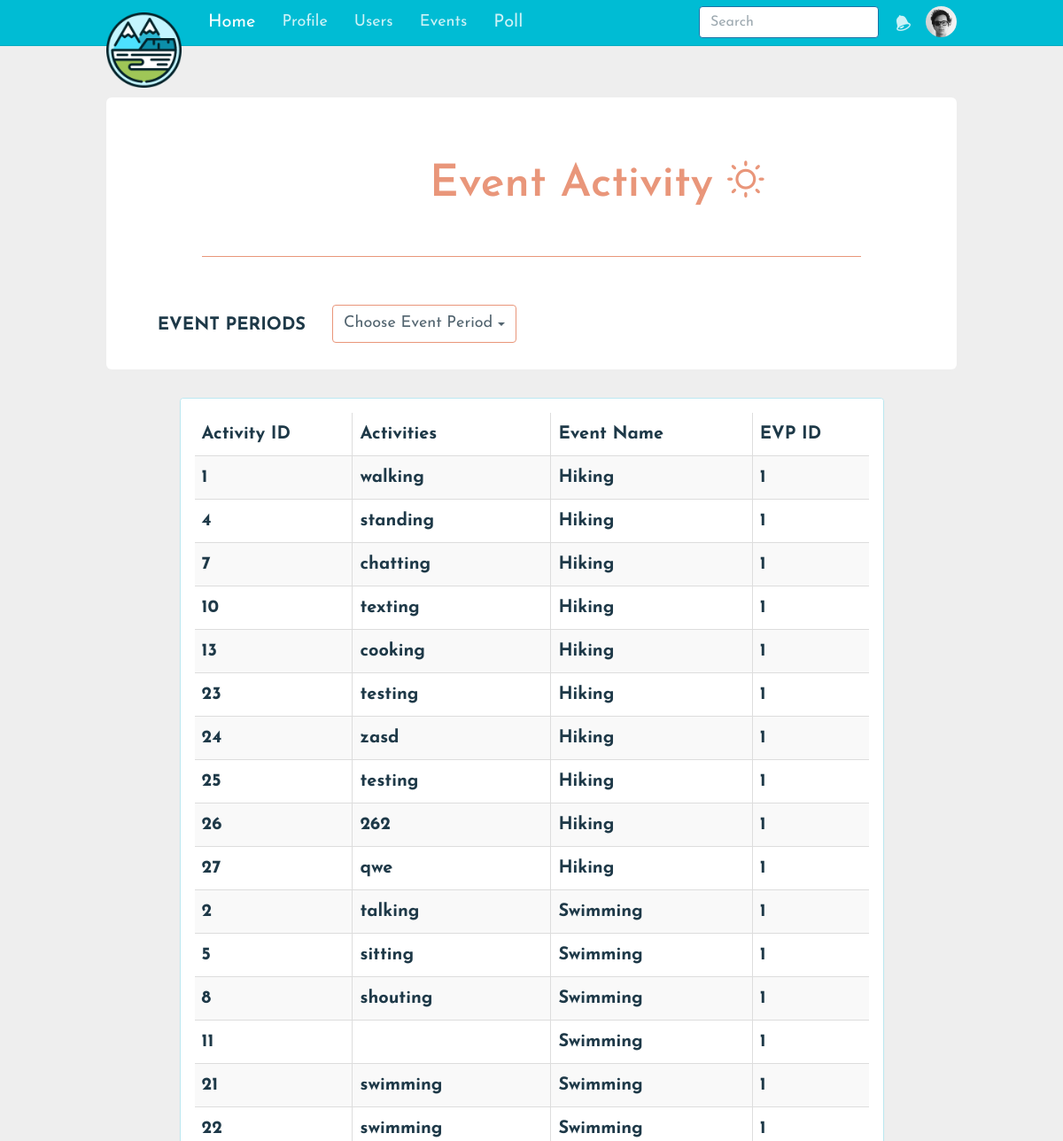
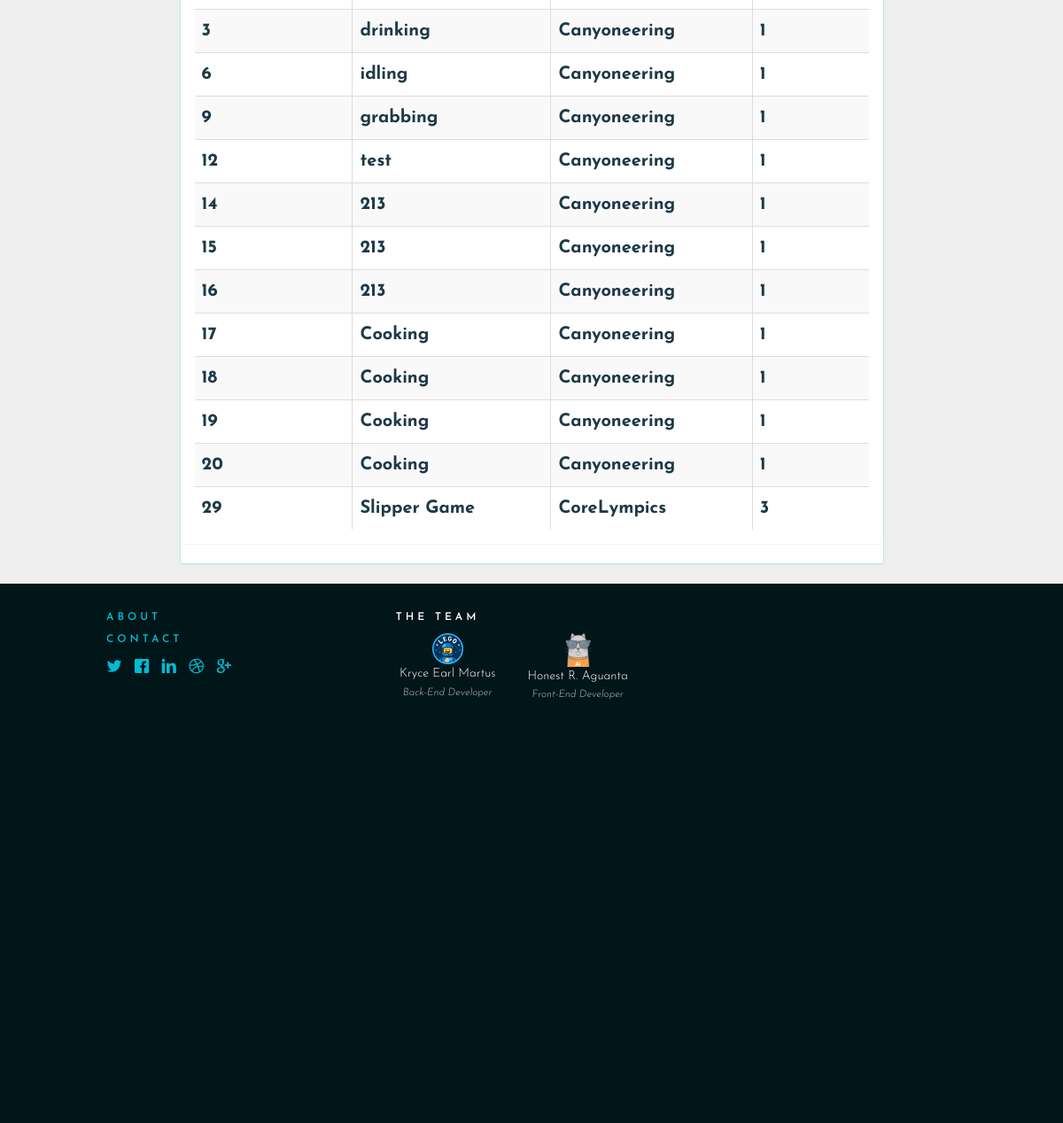
Screenshot of /Activity.php (signed in) with the database file from the repository (2 pictures, top to bottom).
### tables this page shows
CREATE TABLE `activities` (
  `activity_id` int(10) NOT NULL AUTO_INCREMENT,
  `event_id` int(10) DEFAULT NULL,
  `name` varchar(255) DEFAULT NULL,
  PRIMARY KEY (`activity_id`),
  KEY `event_id` (`event_id`),
  CONSTRAINT `activities_ibfk_1` FOREIGN KEY (`event_id`) REFERENCES `events` (`event_id`)
);

CREATE TABLE `events` (
  `event_id` int(10) NOT NULL AUTO_INCREMENT,
  `evp_id` int(10) DEFAULT NULL,
  `name` varchar(255) DEFAULT NULL,
  `description` varchar(255) DEFAULT NULL,
  `location` text,
  `image` text,
  PRIMARY KEY (`event_id`),
  KEY `evp_id` (`evp_id`),
  CONSTRAINT `events_ibfk_1` FOREIGN KEY (`evp_id`) REFERENCES `event_voting_period` (`evp_id`)
);

### Activity.php (called while the page is built, shortened)
<?php
include('views/menubar/addActivity.php');
 ?>

### class/activityClass.php (called while the page is built, shortened)
<?php
class activityClass
{
     public function getAllActivities()
     {
          try {
               $db = getDB();
               $st = $db->prepare("SELECT DISTINCT events.`event_id` AS 'Event ID',events.`name` AS 'Event Name', activities.`activity_id` AS 'Activity ID',activities.`name` AS 'Activity Name',events.`evp_id` AS 'EVP ID'
                    FROM event_voting_period, EVENTS, activities
                    WHERE activities.`event_id`= events.`event_id` AND events.`evp_id` = event_voting_period.`evp_id`");
               $st->execute();
               $data=$st->fetchAll();
          } catch (PDOException $e) {
          }
          return $data;
     }
}
?>

### views/menubar/addActivity.php (the view, shortened to what this page needs)
<?php
require_once'views/layouts/header.php';
require_once'views/layouts/nav.php';
include('class/activityClass.php');
$activityClass = new activityClass();
$activities = $activityClass->getAllActivities();
if(!isset($_GET['evp_id']))
{
	$evpTitle="Choose Event Period";
}
?>
<div class="container p-t-lg">
	<form method="post" name="addActivityy" class="form-horizontal" role="form">
		<br>
		<h2 style="font-size: 50px; color: darksalmon; ">
			Event Activity <span class="icon icon-light-up"></span>
		</h2>
		<hr style="border-color:darksalmon;"">
		<br>
		<div class="form-group">
			<label class="col-sm-3 control-label">EVENT PERIODS</label>
			<div class="dropdown col-sm-4">
				<button class="btn btn-default dropdown-toggle" type="button" id="dropdownEvent" data-toggle="dropdown" aria-haspopup="true" aria-expanded="true" style="border-color: darksalmon;">
					<?php echo $evpTitle ?>
					<span class="caret"></span>
				</button>
			</div>
		</div>
	</form>
	<br>
	<div class="row">
		<div class="form col-sm-10 col-sm-offset-1">
			<div class="panel panel-info">
				<div class="panel panel-body">
					<table id="act" class="table table-striped table-bordered dt-responsive nowrap" cellspacing="0" width="100%">
						<?php
						if(!isset($_GET['id'])&&!isset($_GET['evp_id']))
							{ ?>
						<thead>
							<tr>
								<th>Activity ID</th>
								<th>Activities</th>
								<th>Event Name</th>
								<th>EVP ID</th>
							</tr>
						</thead>
						<tbody>
							<?php foreach($activities as $activity)
							{ ?>
							<tr>
								<th><?php echo $activity['Activity ID'];?></th>
								<th><?php echo $activity['Activity Name']; ?></th>
								<th><?php echo $activity['Event Name']; ?></th>
								<th><?php echo $activity['EVP ID']; ?></th>
							</tr>
							<?php } ?>
						</tbody>
					<?php } ?>
				</table>
			</div>
		</div>
	</div>
</div>
</div>
<?php
require_once 'views/layouts/footer.php';
?>

### assets/css/todolist.css (style rules this page uses)
body { margin: 0; min-width: 250px; }
* { box-sizing: border-box; }

### assets/css/custom.css (style rules this page uses)
html { height: 100%; }
body { font-family: 'Josefin Sans', sans-serif; font-size: 20px; }
.btn { font-size: 18px; }
.app-navvar, .form-control:focus, { color: #000; background-color: #fff; box-shadow: none; border-color: #00BCD4; }
.dropdown { position: relative; display: inline-block; }
hr { width: 80%; }

### assets/css/admin.css (style rules this page uses)
body { background-color: #eee; }
*[role="form"] { max-width: 1000px; padding: 15px; margin: 0 auto; background-color: #fff; border-radius: 0.3em; }
*[role="form"] h2 { margin-left: 7em; margin-bottom: 1em; }

### assets/css/polls.css (style rules this page uses)
body { background-color: #eee; }
*[role="form"] { max-width: 1000px; padding: 15px; margin: 0 auto; background-color: #fff; border-radius: 0.3em; }

### rows the page displays
activities: activity_id "1", name "walking", event.name "Hiking", event.evp_id "1"
activities: activity_id "4", name "standing", event.name "Hiking", event.evp_id "1"
activities: activity_id "7", name "chatting", event.name "Hiking", event.evp_id "1"
activities: activity_id "10", name "texting", event.name "Hiking", event.evp_id "1"
activities: activity_id "13", name "cooking", event.name "Hiking", event.evp_id "1"
activities: activity_id "23", name "testing", event.name "Hiking", event.evp_id "1"
activities: activity_id "24", name "zasd", event.name "Hiking", event.evp_id "1"
activities: activity_id "25", name "testing", event.name "Hiking", event.evp_id "1"
activities: activity_id "26", name "262", event.name "Hiking", event.evp_id "1"
activities: activity_id "27", name "qwe", event.name "Hiking", event.evp_id "1"
activities: activity_id "2", name "talking", event.name "Swimming", event.evp_id "1"
activities: activity_id "5", name "sitting", event.name "Swimming", event.evp_id "1"
activities: activity_id "8", name "shouting", event.name "Swimming", event.evp_id "1"
activities: activity_id "11", event.name "Swimming", event.evp_id "1"
activities: activity_id "21", name "swimming", event.name "Swimming", event.evp_id "1"
activities: activity_id "22", name "swimming", event.name "Swimming", event.evp_id "1"
activities: activity_id "3", name "drinking", event.name "Canyoneering", event.evp_id "1"
activities: activity_id "6", name "idling", event.name "Canyoneering", event.evp_id "1"
activities: activity_id "9", name "grabbing", event.name "Canyoneering", event.evp_id "1"
activities: activity_id "12", name "test", event.name "Canyoneering", event.evp_id "1"
activities: activity_id "14", name "213", event.name "Canyoneering", event.evp_id "1"
activities: activity_id "15", name "213", event.name "Canyoneering", event.evp_id "1"
activities: activity_id "16", name "213", event.name "Canyoneering", event.evp_id "1"
activities: activity_id "17", name "Cooking", event.name "Canyoneering", event.evp_id "1"
activities: activity_id "18", name "Cooking", event.name "Canyoneering", event.evp_id "1"
activities: activity_id "19", name "Cooking", event.name "Canyoneering", event.evp_id "1"
activities: activity_id "20", name "Cooking", event.name "Canyoneering", event.evp_id "1"
activities: activity_id "29", name "Slipper Game", event.name "CoreLympics", event.evp_id "3"

### other values shown
$evpTitle "Choose Event Period"
